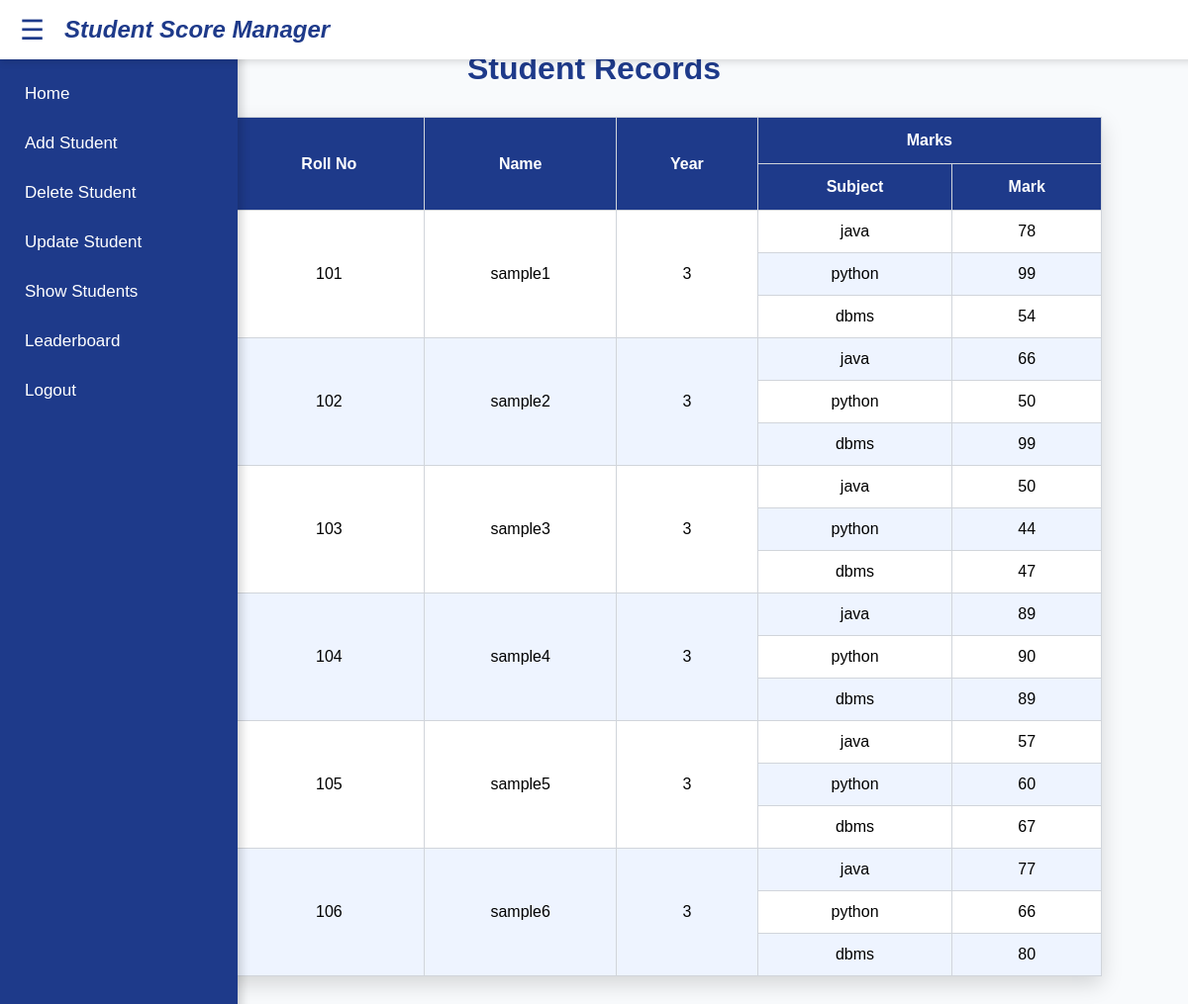
/all, run on an earlier commit of the app's database.
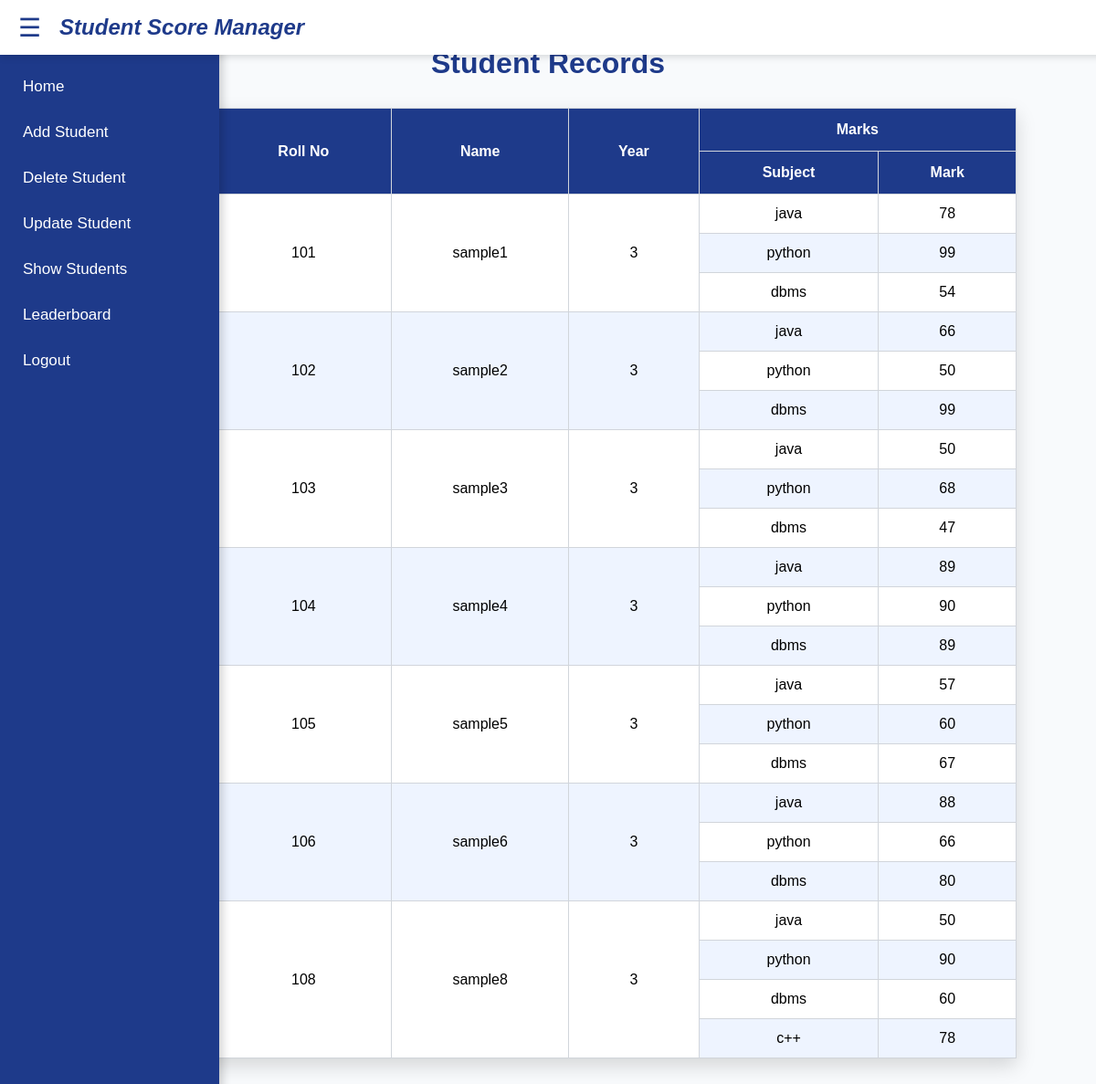
And on a later commit of the database.
### tables this page shows
CREATE TABLE student_marks(
            mark_id integer primary key autoincrement,
            rollNo integer not null,
            subject_name text,
            mark_gained integer check(mark_gained >= 1 AND mark_gained <= 100),
            foreign key(rollNo) references student_data(rollNo)
        );

CREATE TABLE student_data(
            rollNo integer primary key,
            name varchar(50) not null,
            year integer not null check(year >= 1 AND year <= 4)
        );

### updated_app.py (the view)
@app.get("/all")
def all_students():
    conn = sqlite3.connect("students.db")
    cur = conn.cursor()
    cur.execute(
        "select * from student_data as sd join student_marks as sm on sd.rollNo = sm.rollNo"
    )
    rows = cur.fetchall()
    s = {}
    if not rows:
        return "No student found"
    else:
        for row in rows:
            rno = row[0]
            if rno not in s:
                s[rno]={
                    "RollNo":rno,
                    "Name":row[1],
                    "Year":row[2],
                    "Marks":[]
                }
            s[rno]["Marks"].append({
                    "subject":row[5],
                    "mark":row[6]
                })
    return render_template(
        "show_students.html",
        stud=list(s.values())
    )

### templates/show_students.html (shortened to what this page needs)
<!DOCTYPE html>
<html>
<head>
    <link rel="stylesheet" href="{{ url_for('static', filename='show_student.css') }}">
    <link rel="stylesheet" href="{{ url_for('static', filename='sidebar.css') }}">
</head>
<body>
    {% include "sidebar.html" %}
<h1>Student Records</h1>
<table>
    <tr>
        <th rowspan="2">S.No</th>
        <th rowspan="2">Roll No</th>
        <th rowspan="2">Name</th>
        <th rowspan="2">Year</th>
        <th colspan="2">Marks</th>
    </tr>
    <tr>
        <th>Subject</th>
        <th>Mark</th>
    </tr>
    {% for s in stud %}
        {% set count = s.Marks|length %}
        <tr>
            <td rowspan="{{ count }}">{{ loop.index }}</td>
            <td rowspan="{{ count }}">{{ s.RollNo }}</td>
            <td rowspan="{{ count }}">{{ s.Name }}</td>
            <td rowspan="{{ count }}">{{ s.Year }}</td>
            <td>{{ s.Marks[0].subject }}</td>
            <td>{{ s.Marks[0].mark }}</td>
        </tr>
        {% for mark in s.Marks[1:] %}
        <tr>
            <td>{{ mark.subject }}</td>
            <td>{{ mark.mark }}</td>
        </tr>
        {% endfor %}
    {% endfor %}
</table>
</body>
</html>

### templates/sidebar.html (shortened to what this page needs)
<!DOCTYPE html>
<html lang="en">
<head>
</head>
<body>
    <div class="top-bar">
    <button class="menu-btn" onclick="toggleSidebar()">☰</button>
    <h2 class="logo">Student Score Manager</h2>
</div>
    <div id="sidebar" class="sidebar">
    <a href="/homePage">Home</a>
    <a href="/temp">Add Student</a>
    <a href="/temp1">Delete Student</a>
    <a href="/temp2">Update Student</a>
    <a href="/all">Show Students</a>
    <a href="/leaderboard">Leaderboard</a>
    <a href="/">Logout</a>
</div>
</body>
</html>

### static/show_student.css (style rules this page uses)
body { margin:0; padding:30px; font-family:Arial, Helvetica, sans-serif; background:#F8FAFC; }
h1 { text-align:center; color:#1E3A8A; margin-bottom:30px; }
table { width:90%; margin:auto; border-collapse:collapse; background:white; box-shadow:0 8px 20px rgba(0,0,0,0.15); }
th { background:#1E3A8A; color:white; padding:14px; border:1px solid #d1d5db; text-align:center; }
td { padding:12px; border:1px solid #d1d5db; text-align:center; }
tr:nth-child(even) { background:#EEF4FF; }
th { position:sticky; top:0; }

### static/sidebar.css (style rules this page uses)
.sidebar { position: fixed; top: 0; left: 0; width: 240px; height: 100%; background: #1E3A8A; overflow-x: hidden; transition: 0.3s; box-shadow: 3px 0 10px rgba(0,0,0,0.2); z-index: 1000; padding-top: 70px; }
.sidebar a { display: block; padding: 15px 25px; color: white; text-decoration: none; font-size: 17px; transition: 0.2s; }
.top-bar { position: fixed; top: 0; left: 0; width: 100%; height: 60px; background: white; display: flex; align-items: center; padding-left: 20px; box-shadow: 0 2px 8px rgba(0,0,0,0.15); z-index: 1100; gap:20px; }
.logo { margin:0; color:#1E3A8A; font-size:24px; font-style:italic; }
.menu-btn { background: none; border: none; font-size: 28px; color: #1E3A8A; cursor: pointer; width:auto; margin:0; padding:0; }

What changed in the data, as far as the page shows it:
changed student_marks (number 8 of 22 on the later page): mark "44" → "68"
changed student_marks "sample6": mark_gained "77" → "88"
added student_marks: RollNo "108", Name "sample8", Year "3", subject_name "java", mark_gained "50", shown under "Student Records"
added student_marks: subject "python", mark "90", shown under "108"
added student_marks: subject "dbms", mark "60", shown under "108"
added student_marks: subject "c++", mark "78", shown under "108"
